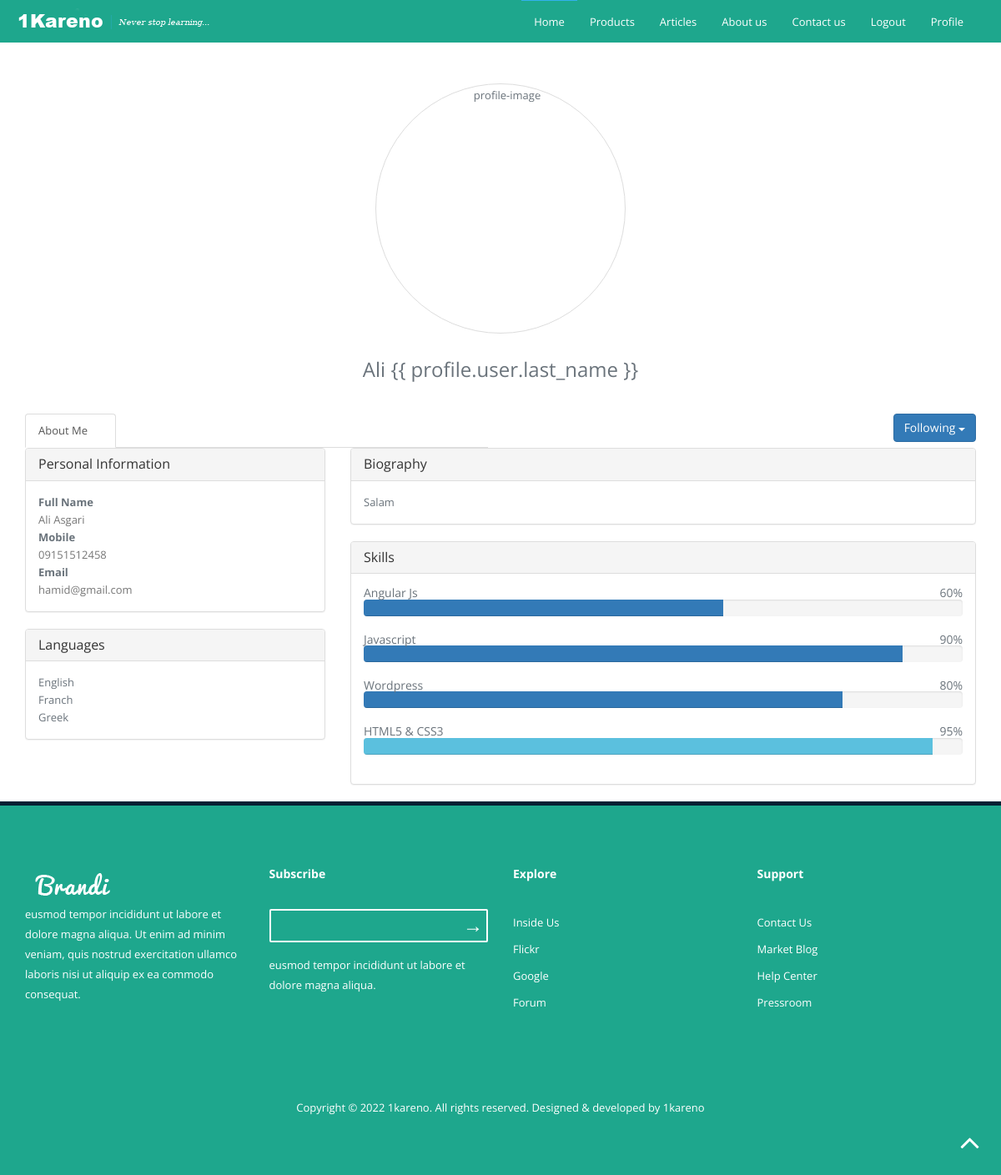
The page /account/profile/ (signed in) on the database its author committed.
### account/models.py (models this page shows, shortened)
class Profile(models.Model):
    user = models.OneToOneField(settings.AUTH_USER_MODEL, on_delete=models.CASCADE)
    biography = models.TextField(null=False, blank=True)
    phone = models.CharField(max_length=11)
    avatar = models.ImageField(upload_to='media/avatars', null=True, blank=True)

### account/views.py (the view)
# urls.py: path('profile/', profile, name='profile'),
def profile(request):
    user_profile = Profile.objects.get(user_id=request.user.id)
    profile_user = UserUpdateForm(request.POST, instance=request.user)
    profile_model = ProfileUpdateForm(request.POST, instance=request.user.profile)
    return render(request, 'account/profile.html', {'profile_user': profile_user, 'profile_model': profile_model, 'profile': user_profile})

### account/forms.py
class UserUpdateForm(forms.ModelForm):
    class Meta:
        model = User
        fields = ('first_name', 'last_name', 'email')

class ProfileUpdateForm(forms.ModelForm):
    class Meta:
        model = Profile
        fields = ('phone', 'biography', 'avatar')

### account/templates/account/profile.html (shortened to what this page needs)
{% extends 'base.html' %}
{% load static %}
{% block content %}
<div class="wrapper">
    <div class="container">
        <div class="wraper">
            <div class="row">
                <div class="col-sm-12">
                    <div class="bg-picture text-center">
                        <div class="profile-info-name">
                            <img {% if profile.avatar %} src="{{ profile.avatar.url }}" {% endif %} height="300px"
                                 width="300px"
                                 class="thumb-lg img-circle img-thumbnail" alt="profile-image">
                            <h3 style="margin-top: 3rem" class="text-white">{{ profile.user.first_name }} {{
                                profile.user.last_name }}</h3>
                        </div>
                    </div>
                </div>
            </div>
            <div style="margin-top: 4rem" class="row user-tabs">
                <div class="col-lg-6 col-md-9 col-sm-9">
                    <ul class="nav nav-tabs tabs" style="width: 100%;">
                        <li class="active tab" style="width: 20%;">
                            <a href="#home-2" data-toggle="tab" aria-expanded="false" class="active">
                                <span class="hidden-xs">About Me</span>
                            </a>
                        </li>
                        <li class="tab" style="width: 20%;">
                            <a href="#profile-2" data-toggle="tab" aria-expanded="false">
                                <span class="hidden-xs">Activities</span>
                            </a>
                        </li>
                        <li class="tab" style="width: 20%;">
                            <a href="#messages-2" data-toggle="tab" aria-expanded="true">
                                <span class="hidden-xs">Projects</span>
                            </a>
                        </li>
                        <li class="tab" style="width: 20%;">
                            <a href="#settings-2" data-toggle="tab" aria-expanded="false">
                                <span class="hidden-xs">Write Article</span>
                            </a>
                        </li>
                        <li class="tab" style="width: 20%;">
                            <a href="#settings-2" data-toggle="tab" aria-expanded="false">
                                <span class="hidden-xs">Settings</span>
                            </a>
                        </li>
                    </ul>
                </div>
                <div class="col-lg-6 col-md-3 col-sm-3 hidden-xs">
                    <div class="pull-right">
                        <div class="dropdown">
                            <a data-toggle="dropdown"
                               class="dropdown-toggle btn-rounded btn btn-primary waves-effect waves-light" href="#">
                                Following <span class="caret"></span></a>
                        </div>
                    </div>
                </div>
            </div>
            <div class="row">
                <div class="col-lg-12">
                    <div class="tab-content profile-tab-content">
                        <div class="tab-pane active" id="home-2">
                            <div class="row">
                                <div class="col-md-4">
                                    <div class="panel panel-default panel-fill">
                                        <div class="panel-heading">
                                            <h3 class="panel-title">Personal Information</h3>
                                        </div>
                                        <div class="panel-body">
                                            <div class="about-info-p">
                                                <strong>Full Name</strong>
                                                <br>
                                                <p class="text-muted">{{profile.user.first_name}}
                                                    {{profile.user.last_name}}</p>
                                            </div>
                                            <div class="about-info-p">
                                                <strong>Mobile</strong>
                                                <br>
                                                <p class="text-muted">{{profile.phone}}</p>
                                            </div>
                                            <div class="about-info-p">
                                                <strong>Email</strong>
                                                <br>
                                                <p class="text-muted">{{profile.user.email}}</p>
                                            </div>
                                        </div>
                                    </div>
                                    <div class="panel panel-default panel-fill">
                                        <div class="panel-heading">
                                            <h3 class="panel-title">Languages</h3>
                                        </div>
                                        <div class="panel-body">
                                            <ul>
                                                <li>English</li>
                                                <li>Franch</li>
                                                <li>Greek</li>
                                            </ul>
                                        </div>
                                    </div>
                                </div>
                                <div class="col-md-8">
                                    <div class="panel panel-default panel-fill">
                                        <div class="panel-heading">
                                            <h3 class="panel-title">Biography</h3>
                                        </div>
                                        <div class="panel-body">
                                            <p>{{ profile.biography }}</p>
                                        </div>
                                    </div>
                                    <div class="panel panel-default panel-fill">
                                        <div class="panel-heading">
                                            <h3 class="panel-title">Skills</h3>
                                        </div>
                                        <div class="panel-body">
                                            <div class="m-b-15">
                                                <h5>Angular Js <span class="pull-right">60%</span></h5>
                                                <div class="progress">
                                                    <div class="progress-bar progress-bar-primary wow animated progress-animated"
                                                         role="progressbar" aria-valuenow="60" aria-valuemin="0"
                                                         aria-valuemax="100"
                                                         style="width: 60%; visibility: hidden; animation-name: none;">
                                                    </div>
                                                </div>
                                            </div>
                                            <div class="m-b-15">
                                                <h5>Javascript <span class="pull-right">90%</span></h5>
                                                <div class="progress">
                                                    <div class="progress-bar progress-bar-pink wow animated progress-animated"
                                                         role="progressbar" aria-valuenow="90" aria-valuemin="0"
                                                         aria-valuemax="100"
                                                         style="width: 90%; visibility: hidden; animation-name: none;">
                                                    </div>
                                                </div>
                                            </div>
                                            <div class="m-b-15">
                                                <h5>Wordpress <span class="pull-right">80%</span></h5>
                                                <div class="progress">
                                                    <div class="progress-bar progress-bar-purple wow animated progress-animated"
                                                         role="progressbar" aria-valuenow="80" aria-valuemin="0"
                                                         aria-valuemax="100"
                                                         style="width: 80%; visibility: hidden; animation-name: none;">
                                                    </div>
                                                </div>
                                            </div>
                                            <div class="m-b-0">
                                                <h5>HTML5 &amp; CSS3 <span class="pull-right">95%</span></h5>
                                                <div class="progress">
                                                    <div class="progress-bar progress-bar-info wow animated progress-animated"
                                                         role="progressbar" aria-valuenow="95" aria-valuemin="0"
                                                         aria-valuemax="100"
                                                         style="width: 95%; visibility: hidden; animation-name: none;">
                                                    </div>
                                                </div>
                                            </div>
                                        </div>
                                    </div>
                                </div>
                            </div>
                        </div>
                    </div>
                </div>
            </div>
        </div>
    </div>
</div>
{% endblock %}

### static/assets/css/main.css (style rules this page uses)
body { background-color: #fff; font-family: 'Open Sans', sans-serif; line-height: 21px; font-size: 13px; color: #6a737b; }
ol, ul { margin: 0; padding: 0; list-style: none; }
figure, p { margin: 0; }
a { color: #fff; -webkit-transition: all .3s ease-in 0s; -moz-transition: all .3s ease-in 0s; -ms-transition: all .3s ease-in 0s; -o-transition: all .3s ease-in 0s; transition: all .3s ease-in 0s; }
a, a:focus, a:hover { text-decoration: none; outline: 0; }
h1, h2, h3, h4, h5, h6 { font-weight: normal; margin: 0; }

### rows shown on the page
Profile: user.first_name "Ali", user.last_name "Asgari", phone "09151512458", user.email "hamid@gmail.com", biography "Salam"
